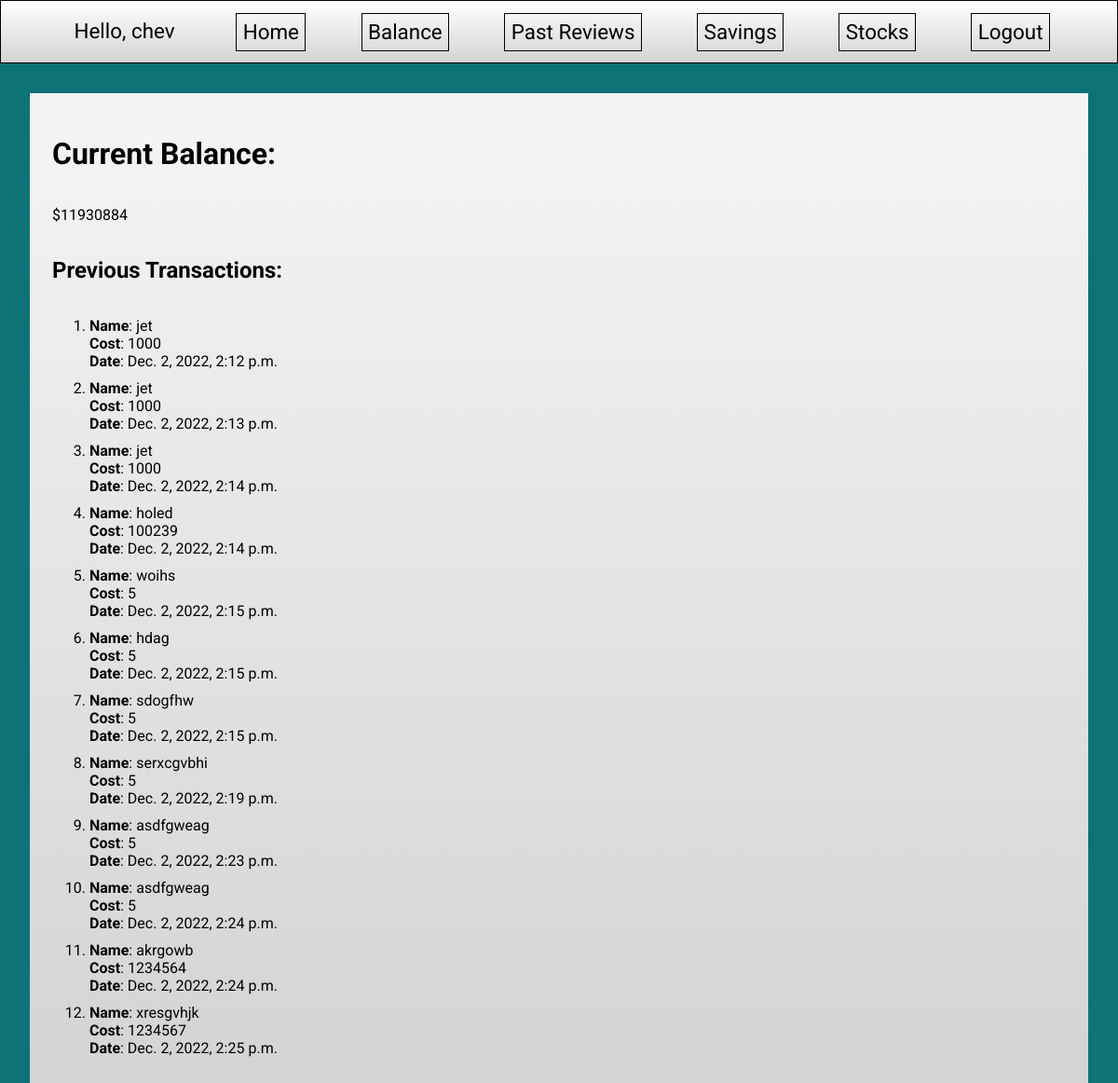
The page /past_reviews/ (signed in) on the database its author committed.
### login/models.py (models this page shows)
class Person(models.Model):
    username = models.ForeignKey("login.Name", on_delete=models.CASCADE)
    budget = models.ForeignKey("login.Banking", on_delete=models.CASCADE)
    email = models.EmailField(max_length=254, null=True)
    date_joined = models.DateTimeField(auto_now_add=True, null=True)

class Banking(models.Model):
    balance = models.IntegerField()

class Banking_Changes(models.Model):
    name = models.CharField(null=True, max_length=50)
    cost = models.IntegerField()
    date_added = models.DateTimeField(default=datetime.now, blank=True, null=True)
    user = models.ForeignKey("login.Person", on_delete=models.CASCADE)

### login/views.py (the view)
# urls.py: path("past_reviews/", reviewsPage, name="reviews"),
@login_required(login_url="login")
def reviewsPage(request):
    try:
        name = request.user
        user = find_person(name)
        if len(find_transaction(name)) == 0:
            print("No transactions found")
            context = {"user": user}
        else:
            transactions = find_transaction(name)
            print(f"{len(transactions)} transactions found")
            context = {"user": user, "transactions": transactions}
        return render(request, "reviews.html", context)
    except Person.DoesNotExist:
        user = find_name(request.user)
        context = {"user": None}
        return render(request, "reviews.html", context)

### login/views.py (called while the page is built)
def find_person(name):
    search_name = Name.objects.get(username=name)
    p = Person.objects.get(username=search_name)
    return p

def find_transaction(input_name) -> List:
    p = find_person(input_name)
    t = Banking_Changes.objects.filter(user=p)
    return t

### login/templates/reviews.html (shortened to what this page needs)
{% extends 'homebase.html' %} {% block home_content %}
<html>
  <body>
    <div class="bal content-bubble">
      <h1>Current Balance:</h1>
      {% if user.budget.balance != None %}
      <p>${{ user.budget.balance }}</p>
      {% else %}
      <b><p>Please go to the balance tab to set your budget</p></b>
      {% endif %}
      <h2>Previous Transactions:</h2>
      <ol>
        {% for each in transactions %}
        <li class="this-list">
          <b>Name</b>: {{each.name}}
          <ul class="sub-list">
            <li><b>Cost</b>: {{each.cost}}</li>
            <li><b>Date</b>: {{each.date_added}}</li>
          </ul>
        </li>
        {% endfor %}
      </ol>
    </div>
    {% endblock home_content %}

### login/templates/homebase.html (shortened to what this page needs)
{% load static %}
<!DOCTYPE html>
<html lang="en">
  <head>
    <link rel="stylesheet" href="{% static "login/css/style.css" %}">
  </head>
  <body>
    <div class="navbar">
      <span id="Hello-msg">Hello, {{ request.user }} </span>
      <a href="{% url 'home' %}" class="btn"
        ><span class="Home-btn">Home</span></a
      >
      <a href="{% url 'bal' %}" class="btn"
        ><span class="balance">Balance</span></a
      >
      <a href="{% url 'reviews' %}" class="btn"
        ><span class="pastreviews">Past Reviews</span></a
      >
      <a href="{% url 'savings' %}" class="btn"
        ><span class="savings">Savings</span></a
      >
      <a href="{% url 'stonks' %}" class="btn"
        ><span class="stonks">Stocks</span></a
      >
      <a href="{% url 'logout' %}" class="btn"
        ><span class="logout">Logout</span></a
      >
    </div>
    {% block home_content %}{% endblock home_content %}
  </body>
</html>

### login/static/login/css/style.css (style rules this page uses)
html { background: #0D7377; color: black; font-family: "Roboto", sans-serif; height: 100%; max-height: 100%; background-size: cover; }
body { padding: 0; margin: 0; }
a:link { text-decoration: none; color: black; transition-duration: 0.4s; }
.navbar { display: flex; justify-content: space-evenly; font-size: 1.4rem; padding: 0.8rem; background: linear-gradient(white, lightgrey); border: solid 0.1rem black; }
.navbar a { border: solid 1px; padding: 0.4rem; }
.btn { transition-duration: 0.4s; }
#Hello-msg { border: none; padding: 0.4rem; }
.content-bubble { display: flex; flex-wrap: wrap; flex-direction: column; margin: 2em; padding: 1.5em; border-bottom: solid 2px black; background: linear-gradient(whitesmoke, lightgrey); }
.content-bubble ul { list-style: none; padding-left: 0px; }
.this-list { padding-bottom: 10px; }

### rows shown on the page
Person: budget.balance "11930884"
Banking_Changes: name "jet", cost "1000", date_added "Dec. 2, 2022, 2:12 p.m."
Banking_Changes: name "jet", cost "1000", date_added "Dec. 2, 2022, 2:13 p.m."
Banking_Changes: name "jet", cost "1000", date_added "Dec. 2, 2022, 2:14 p.m."
Banking_Changes: name "holed", cost "100239", date_added "Dec. 2, 2022, 2:14 p.m."
Banking_Changes: name "woihs", cost "5", date_added "Dec. 2, 2022, 2:15 p.m."
Banking_Changes: name "hdag", cost "5", date_added "Dec. 2, 2022, 2:15 p.m."
Banking_Changes: name "sdogfhw", cost "5", date_added "Dec. 2, 2022, 2:15 p.m."
Banking_Changes: name "serxcgvbhi", cost "5", date_added "Dec. 2, 2022, 2:19 p.m."
Banking_Changes: name "asdfgweag", cost "5", date_added "Dec. 2, 2022, 2:23 p.m."
Banking_Changes: name "asdfgweag", cost "5", date_added "Dec. 2, 2022, 2:24 p.m."
Banking_Changes: name "akrgowb", cost "1234564", date_added "Dec. 2, 2022, 2:24 p.m."
Banking_Changes: name "xresgvhjk", cost "1234567", date_added "Dec. 2, 2022, 2:25 p.m."

### other values the page prints
{{ request.user }} "chev"
